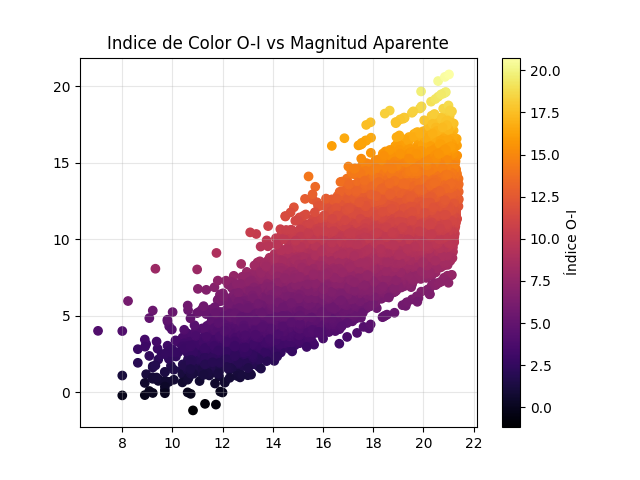

Here is the Python script that generated this plot:
import pandas as pd
import matplotlib.pyplot as plt
import numpy as np
df = pd.read_csv('gaia_allwise.csv')

df['indice_oi'] = df['Gmag'] - df['W2mag']

# Mapa de densidad
sc = plt.scatter(df['Gmag'], df['indice_oi'], c=df['indice_oi'], cmap='inferno')
plt.colorbar(sc, label='Índice O-I')
plt.title('Indice de Color O-I vs Magnitud Aparente')
plt.grid(alpha=0.3)
plt.savefig('mapa_densidad.png')
plt.show()

print('Imagen de densidad generada')
